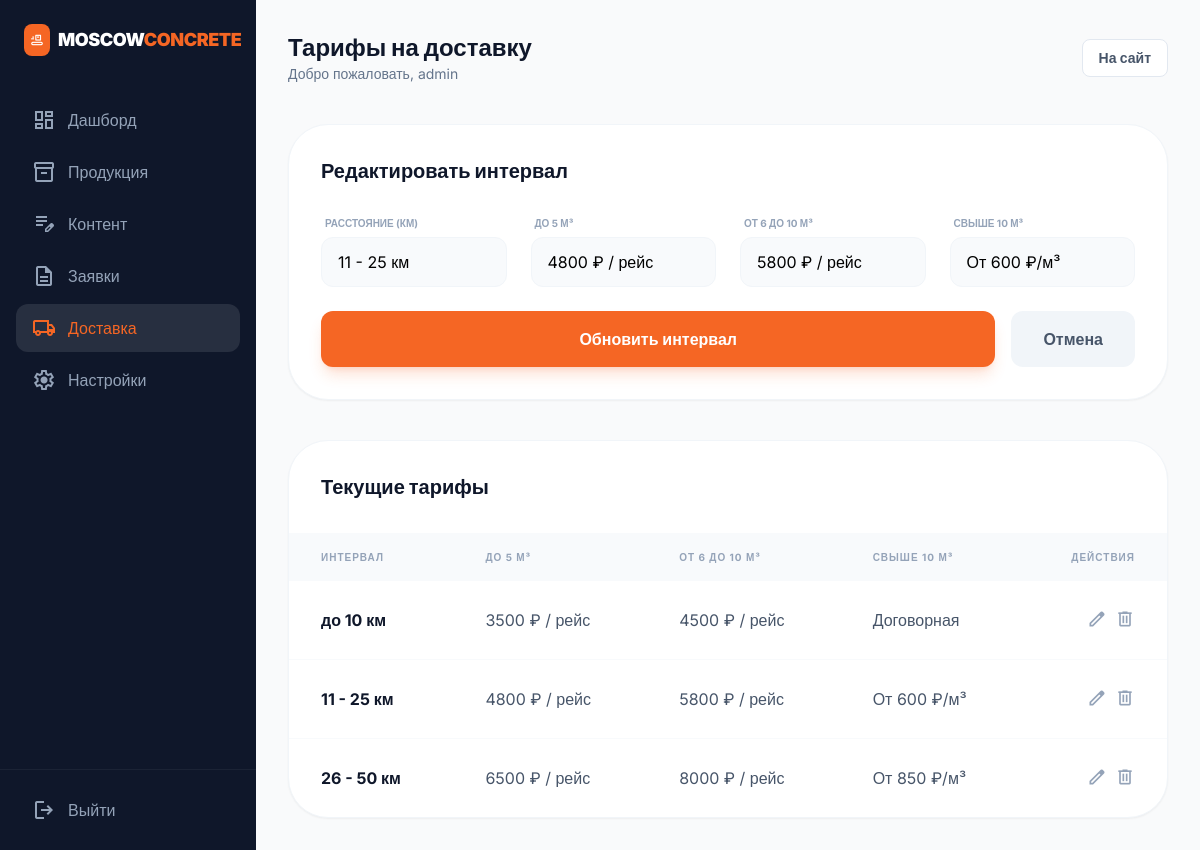
Screenshot of /admin/delivery.php?edit=2 (signed in) with the database file from the repository.
### tables this page shows
CREATE TABLE delivery_rates (
        id INTEGER PRIMARY KEY AUTOINCREMENT,
        range_text TEXT,
        price_small TEXT,
        price_medium TEXT,
        price_large TEXT
    );

### admin/delivery.php (the view, shortened to what this page needs)
<?php
require_once '../includes/config.php';
include 'includes/header.php';
$rates = $pdo->query("SELECT * FROM delivery_rates")->fetchAll();
$edit_rate = null;
if (isset($_GET['edit'])) {
    $stmt = $pdo->prepare("SELECT * FROM delivery_rates WHERE id = ?");
    $stmt->execute([$_GET['edit']]);
    $edit_rate = $stmt->fetch();
}
?>
<div class="space-y-10">
    <div class="bg-white p-8 rounded-[2.5rem] border border-slate-100 shadow-sm">
        <h3 class="text-xl font-black text-slate-900 mb-6"><?php echo $edit_rate ? 'Редактировать интервал' : 'Добавить интервал'; ?></h3>
        <form method="POST" class="grid grid-cols-1 md:grid-cols-4 gap-6">
            <div class="space-y-1">
                <label class="text-[10px] font-bold text-slate-400 uppercase ml-1">Расстояние (км)</label>
                <input name="range_text" required value="<?php echo $edit_rate['range_text'] ?? ''; ?>" placeholder="напр. до 10 км" class="w-full bg-slate-50 border border-slate-100 rounded-xl px-4 py-3 outline-none focus:ring-2 focus:ring-primary/20"/>
            </div>
            <div class="space-y-1">
                <label class="text-[10px] font-bold text-slate-400 uppercase ml-1">до 5 м³</label>
                <input name="price_small" required value="<?php echo $edit_rate['price_small'] ?? ''; ?>" placeholder="3500 ₽" class="w-full bg-slate-50 border border-slate-100 rounded-xl px-4 py-3 outline-none focus:ring-2 focus:ring-primary/20"/>
            </div>
            <div class="space-y-1">
                <label class="text-[10px] font-bold text-slate-400 uppercase ml-1">от 6 до 10 м³</label>
                <input name="price_medium" required value="<?php echo $edit_rate['price_medium'] ?? ''; ?>" placeholder="4500 ₽" class="w-full bg-slate-50 border border-slate-100 rounded-xl px-4 py-3 outline-none focus:ring-2 focus:ring-primary/20"/>
            </div>
            <div class="space-y-1">
                <label class="text-[10px] font-bold text-slate-400 uppercase ml-1">Свыше 10 м³</label>
                <input name="price_large" required value="<?php echo $edit_rate['price_large'] ?? ''; ?>" placeholder="Договорная" class="w-full bg-slate-50 border border-slate-100 rounded-xl px-4 py-3 outline-none focus:ring-2 focus:ring-primary/20"/>
            </div>
            <div class="md:col-span-4 flex gap-4">
                <button type="submit" class="flex-1 bg-primary text-white font-bold py-4 rounded-xl shadow-lg shadow-primary/20">
                    <?php echo $edit_rate ? 'Обновить интервал' : 'Добавить интервал'; ?>
                </button>
                <?php if ($edit_rate): ?>
                    <a href="delivery.php" class="bg-slate-100 text-slate-600 font-bold py-4 px-8 rounded-xl">Отмена</a>
                <?php endif; ?>
            </div>
        </form>
    </div>
    <div class="bg-white rounded-[2.5rem] border border-slate-100 shadow-sm overflow-hidden">
        <div class="p-8 border-b border-slate-50">
            <h3 class="text-xl font-black text-slate-900">Текущие тарифы</h3>
        </div>
        <div class="overflow-x-auto">
            <table class="w-full text-left">
                <thead>
                    <tr class="bg-slate-50 text-slate-400 text-[10px] font-black uppercase tracking-widest">
                        <th class="px-8 py-4">Интервал</th>
                        <th class="px-8 py-4">до 5 м³</th>
                        <th class="px-8 py-4">от 6 до 10 м³</th>
                        <th class="px-8 py-4">Свыше 10 м³</th>
                        <th class="px-8 py-4 text-right">Действия</th>
                    </tr>
                </thead>
                <tbody class="divide-y divide-slate-50">
                    <?php foreach ($rates as $rate): ?>
                    <tr class="hover:bg-slate-50/50 transition-colors">
                        <td class="px-8 py-6 font-bold text-slate-900"><?php echo htmlspecialchars($rate['range_text']); ?></td>
                        <td class="px-8 py-6 text-slate-600"><?php echo htmlspecialchars($rate['price_small']); ?></td>
                        <td class="px-8 py-6 text-slate-600"><?php echo htmlspecialchars($rate['price_medium']); ?></td>
                        <td class="px-8 py-6 text-slate-600"><?php echo htmlspecialchars($rate['price_large']); ?></td>
                        <td class="px-8 py-6 text-right">
                            <div class="flex justify-end gap-2">
                                <a href="?edit=<?php echo $rate['id']; ?>" class="text-slate-400 hover:text-primary transition-colors">
                                    <span class="material-symbols-outlined text-xl">edit</span>
                                </a>
                                <a href="?delete=<?php echo $rate['id']; ?>" class="text-slate-400 hover:text-red-600 transition-colors" onclick="return confirm('Удалить?')">
                                    <span class="material-symbols-outlined text-xl">delete</span>
                                </a>
                            </div>
                        </td>
                    </tr>
                    <?php endforeach; ?>
                </tbody>
            </table>
        </div>
    </div>
</div>
<?php include 'includes/footer.php'; ?>

### admin/includes/header.php (style rules this page uses)
body { font-family: 'Inter', sans-serif; }
.material-symbols-outlined { font-variation-settings: 'FILL' 0, 'wght' 400, 'GRAD' 0, 'opsz' 24; }

### rows the page displays
delivery_rates: range_text "11 - 25 км", price_small "4800 ₽ / рейс", price_medium "5800 ₽ / рейс", price_large "От 600 ₽/м³"
delivery_rates: range_text "до 10 км", price_small "3500 ₽ / рейс", price_medium "4500 ₽ / рейс", price_large "Договорная"
delivery_rates: range_text "26 - 50 км", price_small "6500 ₽ / рейс", price_medium "8000 ₽ / рейс", price_large "От 850 ₽/м³"

### other values shown
$title "Тарифы на доставку"
$_SESSION['admin_user'] "admin"
